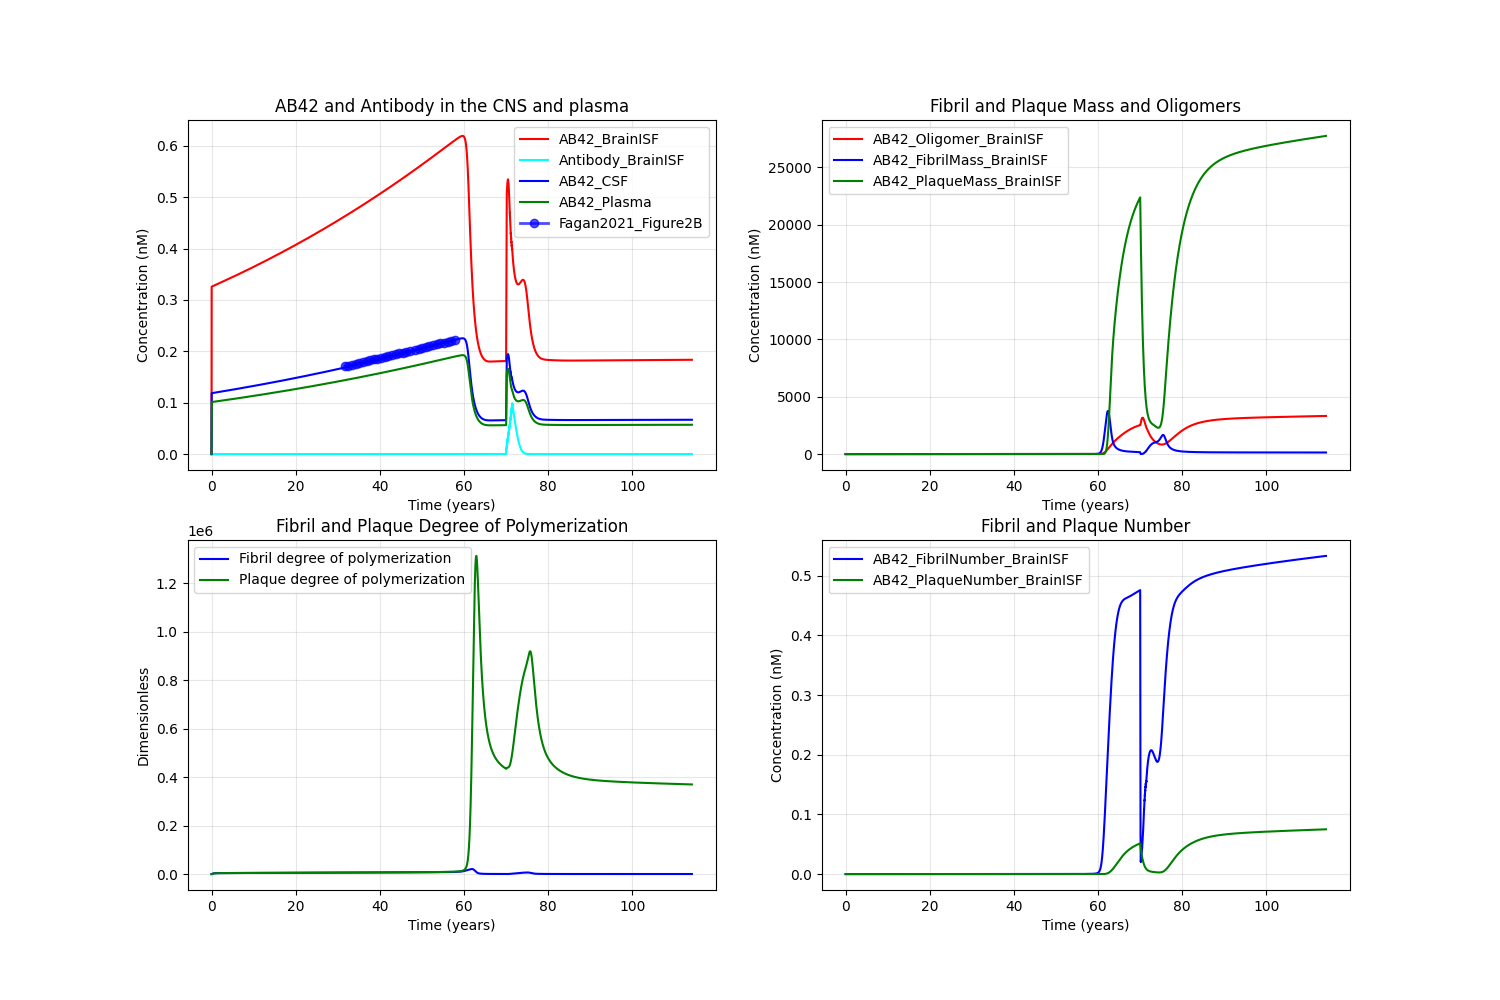

Generate this figure with Python:
import tellurium as te
import numpy as np
import matplotlib.pyplot as plt
import pandas as pd


def run_simulation():
    r = te.loada(__file__.replace('.py', '.txt'))
    r.setIntegrator('cvode')
    r.integrator.absolute_tolerance = 1e-8
    r.integrator.relative_tolerance = 1e-8
    r.integrator.setValue('stiff', True)
    #result = r.simulate(0, 1000, 10000)
    #result = r.simulate(0, 200000, 200000)
    result = r.simulate(0, 1000000, 3000000, ['time','[Antibody_Plasma]','[Antibody_BrainISF]','[Antibody_LiverVascular]',
    '[Antibody_LungVascular]','[Antibody_LymphNode]','[Antibody_BrainVascular]','[Antibody_BBB]','[Antibody_SAS]',
    '[Antibody_LV]','[APP_BrainISF]','[AB42_BrainISF]','[C99_BrainISF]','[AB42_Oligomer_BrainISF]','[AB42_FibrilNumber_BrainISF]','[AB42_FibrilMass_BrainISF]',
    '[AB42_Plasma]','[AB42_SAS]','Fibril_degree_polymerization','[AB42_PlaqueMass_BrainISF]','[AB42_PlaqueNumber_BrainISF]','Plaque_degree_polymerization'])
    
    # Create two-panel subplot layout
    fig, axes = plt.subplots(2, 2, figsize=(15, 10))
    ax1, ax2 = axes[0]
    ax3, ax4 = axes[1]
    
    # Left panel - first two variables
    ax1.plot(result['time']/24/365, result['[AB42_BrainISF]'], label='AB42_BrainISF',color='red')
    ax1.plot(result['time']/24/365, result['[Antibody_BrainISF]'], label='Antibody_BrainISF',color='cyan')
    ax1.plot(result['time']/24/365, result['[AB42_SAS]'], label='AB42_CSF',color='blue')
    ax1.plot(result['time']/24/365, result['[AB42_Plasma]'], label='AB42_Plasma',color='green')
    # ax1.plot(result['time']/24/365, result['Anti_ABeta_ISF_sum'], label='Total_Antibody_BrainISF',color='purple')
    # ax1.plot(result['time'], result['[Antibody_Plasma]'], label='Antibody_Plasma')
    # Read the CSV file
    df = pd.read_csv('Fagan2021_Figure2B.csv')
    dian_noncarrier_data = df[df['series'] == 'DIAN_noncarrier']
    ax1.plot(dian_noncarrier_data['time'], dian_noncarrier_data['measurement'], 
         marker='o', linewidth=2, markersize=6, color='blue', alpha=0.7,label='Fagan2021_Figure2B')

    ax1.set_xlabel('Time (years)')
    ax1.set_ylabel('Concentration (nM)')
    ax1.set_title('AB42 and Antibody in the CNS and plasma')
    ax1.legend()
    ax1.grid(True, alpha=0.3)
    
    # Right panel - second two variables
    ax2.plot(result['time']/24/365, result['[AB42_Oligomer_BrainISF]'], label='AB42_Oligomer_BrainISF',color='red')
    
    ax2.plot(result['time']/24/365, result['[AB42_FibrilMass_BrainISF]'], label='AB42_FibrilMass_BrainISF',color='blue')
    ax2.plot(result['time']/24/365, result['[AB42_PlaqueMass_BrainISF]'], label='AB42_PlaqueMass_BrainISF',color='green')
    ax2.set_xlabel('Time (years)')
    ax2.set_ylabel('Concentration (nM)')
    ax2.set_title('Fibril and Plaque Mass and Oligomers')
    ax2.legend()
    ax2.grid(True, alpha=0.3)

    ax3.plot(result['time']/24/365, result['Fibril_degree_polymerization'], label='Fibril degree of polymerization',color='blue')
    ax3.plot(result['time']/24/365, result['Plaque_degree_polymerization'], label='Plaque degree of polymerization',color='green')
    ax3.set_xlabel('Time (years)')
    ax3.set_ylabel('Dimensionless')
    ax3.set_title('Fibril and Plaque Degree of Polymerization')
    ax3.legend()
    ax3.grid(True, alpha=0.3)
    
    ax4.plot(result['time']/24/365, result['[AB42_FibrilNumber_BrainISF]'], label='AB42_FibrilNumber_BrainISF',color='blue')
    ax4.plot(result['time']/24/365, result['[AB42_PlaqueNumber_BrainISF]'], label='AB42_PlaqueNumber_BrainISF',color='green')
    ax4.set_xlabel('Time (years)')
    ax4.set_ylabel('Concentration (nM)')
    ax4.set_title('Fibril and Plaque Number')
    ax4.legend()
    ax4.grid(True, alpha=0.3)
    
    
    plt.savefig(__file__.replace('.py', '.png'))
    plt.tight_layout()

    plt.show()

if __name__ == "__main__":
    run_simulation()
    
